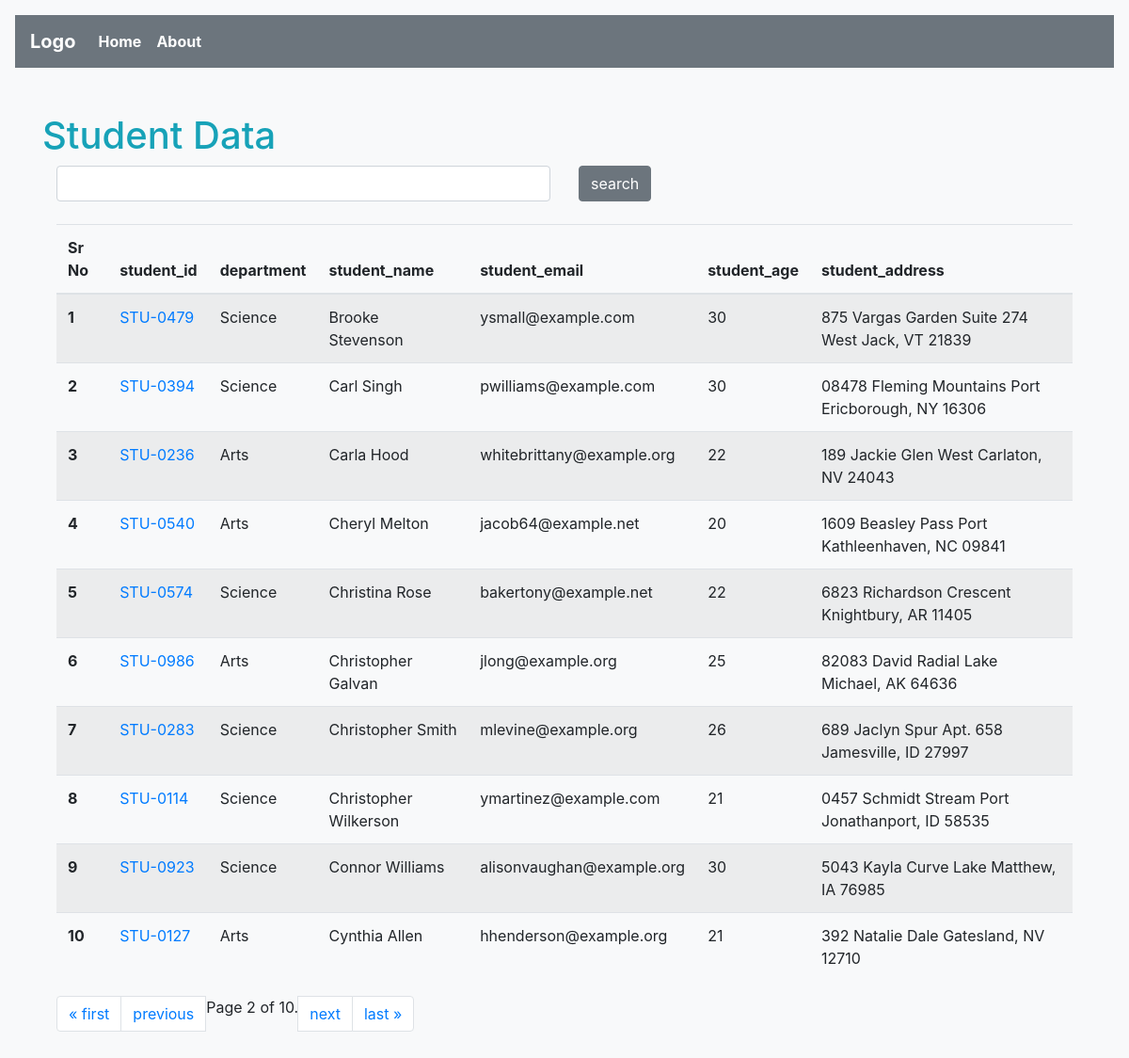
The page /studentApp/getStudents/?page=2 on the database its author committed.
### studentApp/models.py (models this page shows, shortened)
class Student(models.Model):
    department=models.ForeignKey(Department,on_delete=models.CASCADE,related_name="depart")
    student_id=models.ForeignKey(StudentId,on_delete = models.CASCADE,related_name="studentid")
    student_name= models.CharField(max_length=100)
    student_email =models.EmailField(unique=True)
    student_age = models.IntegerField(default=18)
    student_address = models.TextField()
    class Meta:
        ordering=['student_name']
        verbose_name='student'

class StudentId(models.Model):
    student_id=models.CharField(max_length=100)
    def __str__(self) -> str:
        return self.student_id

class Department(models.Model):
    department=models.CharField(max_length=100)
    class Meta:
        ordering=['department']

### studentApp/views.py (the view, shortened to what this page needs)
# urls.py: path("getStudents/",views.allStudents,name="getStudents"),
def allStudents(request):
    queryset=Student.objects.all()
    paginator = Paginator(queryset, 10)  # Show 25 contacts per page.
    page_number = request.GET.get("page")
    page_obj = paginator.get_page(page_number)
    return render(request,'studentApp/getStudents.html',{"queryset":page_obj})

### templates/studentApp/getStudents.html (shortened to what this page needs)
{% extends 'base.html' %}
{% block content %}
<h1 class="text-info mt-5">Student Data </h1>
<div class="container-fluid">
    <form class="mb-4" action="">
    <div class="row">
        <div class="col-md-6">
            <input class="form-control" name="search",placeholder="search">
        </div>
        <div class="col-md-6">
            <button class="btn btn-secondary">search</button>
        </div>
    </div>
</form>
      <table class="table table-striped table-hover">
        <thead>
          <tr>
            <th scope="col">Sr No</th>
            <th scope="col">student_id</th>
            <th scope="col">department</th>
            <th scope="col">student_name</th>
            <th scope="col">student_email</th>
            <th scope="col">student_age</th>
            <th scope="col">student_address</th>
          </tr>
        </thead>
        <tbody>
            {% for student in queryset %}
            <tr>
                <th scope="row">{{forloop.counter}}</th>
                <td><a href="{% url 'seeMarks'  student.student_id %}">{{student.student_id}}</a></td>
                <td>{{student.department.department}}</td>
                <td>{{student.student_name}}</td>
                <td>{{student.student_email}}</td>
                <td>{{student.student_age}}</td>
                <td>{{student.student_address}}</td>
            </tr>
            {% endfor %}
        </tbody>
    </table>
            <nav aria-label="Page navigation example">
            <ul class="pagination">
                    {% if queryset.has_previous %}
                        <li class="page-item"><a class="page-link" href="?page=1">&laquo; first</a></li>
                        <li class="page-item"><a class="page-link" href="?page={{ page_obj.previous_page_number }}">previous</a></li>
                    {% endif %}
                    <span class="current">
                        Page {{ queryset.number }} of {{ queryset.paginator.num_pages }}.
                    </span>
                    {% if queryset.has_next %}
                        <li class="page-item"><a class="page-link" href="?page={{ queryset.next_page_number }}">next</a></li>
                        <li class="page-item"><a class="page-link" href="?page={{ queryset.paginator.num_pages }}">last &raquo;</a></li>
                    {% endif %}
            </ul>
            </nav>
</div>
{% endblock %}

### rows shown on the page
Student: student_id "STU-0479", department.department "Science", student_name "Brooke Stevenson", student_email "ysmall@example.com", student_age "30", student_address "875 Vargas Garden Suite 274 West Jack, VT 21839"
Student: student_id "STU-0394", department.department "Science", student_name "Carl Singh", student_email "pwilliams@example.com", student_age "30", student_address "08478 Fleming Mountains Port Ericborough, NY 16306"
Student: student_id "STU-0236", department.department "Arts", student_name "Carla Hood", student_email "whitebrittany@example.org", student_age "22", student_address "189 Jackie Glen West Carlaton, NV 24043"
Student: student_id "STU-0540", department.department "Arts", student_name "Cheryl Melton", student_email "jacob64@example.net", student_age "20", student_address "1609 Beasley Pass Port Kathleenhaven, NC 09841"
Student: student_id "STU-0574", department.department "Science", student_name "Christina Rose", student_email "bakertony@example.net", student_age "22", student_address "6823 Richardson Crescent Knightbury, AR 11405"
Student: student_id "STU-0986", department.department "Arts", student_name "Christopher Galvan", student_email "jlong@example.org", student_age "25", student_address "82083 David Radial Lake Michael, AK 64636"
Student: student_id "STU-0283", department.department "Science", student_name "Christopher Smith", student_email "mlevine@example.org", student_age "26", student_address "689 Jaclyn Spur Apt. 658 Jamesville, ID 27997"
Student: student_id "STU-0114", department.department "Science", student_name "Christopher Wilkerson", student_email "ymartinez@example.com", student_age "21", student_address "0457 Schmidt Stream Port Jonathanport, ID 58535"
Student: student_id "STU-0923", department.department "Science", student_name "Connor Williams", student_email "alisonvaughan@example.org", student_age "30", student_address "5043 Kayla Curve Lake Matthew, IA 76985"
Student: student_id "STU-0127", department.department "Arts", student_name "Cynthia Allen", student_email "hhenderson@example.org", student_age "21", student_address "392 Natalie Dale Gatesland, NV 12710"

### other values the page prints
{{ queryset.number }} "2"
{{ queryset.paginator.num_pages }} "10"
